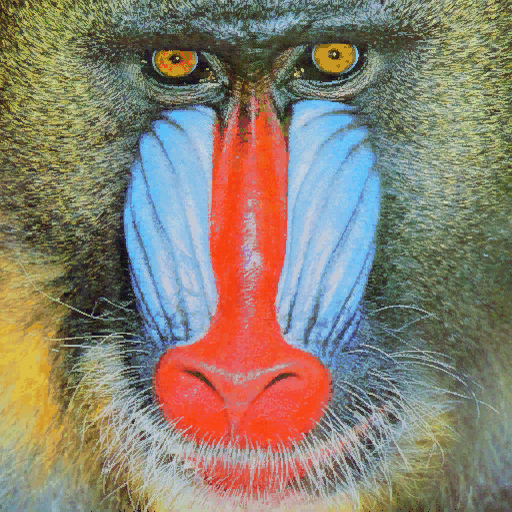
#> input picture mandril.jpg, 512 x 512 px
$ jupyter execute Tareas.ipynb   (older library calls are emulated)   (text cells are left out)
#> lines starting #> are read from the running program, lines starting #| are printed output that depends on the picture; after the words box and inside, x2 and y2 are one past the last pixel; in counts of white or black regions, pixels touching at a corner belong together; long printed decimals are rounded
[cell 1]
import cv2
import numpy as np
import matplotlib.pyplot as plt
from PIL import Image, ImageDraw, ImageFont, ImageFilter

[cell 2]
# El contenido de la imagen resultado de Canny, son valores 0 o 255
# Cuenta el número de píxeles blancos (255) por fila
# Suma los valores de los pixeles por fila
# Row
img = cv2.imread('mandril.jpg')
#> img is the input picture: shape (512, 512, 3); mean B, G, R 112.9, 128.5, 137.5
gris = cv2.cvtColor(img, cv2.COLOR_BGR2GRAY)
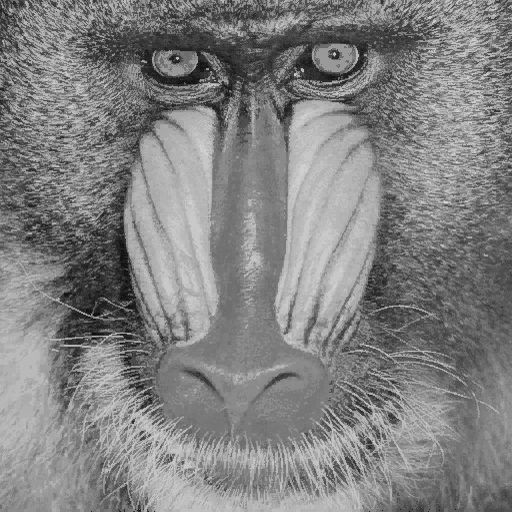
#> gris: shape (512, 512); min 6, max 220, mean 129.4
canny = cv2.Canny(gris, 100, 200)
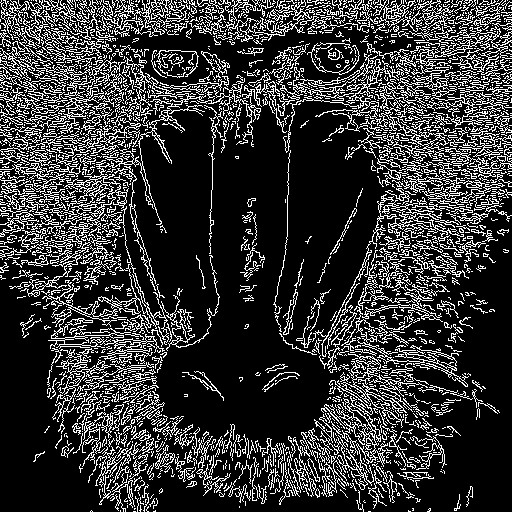
#> canny: shape (512, 512); 21.2% white in thin lines or dots
row_counts = cv2.reduce(canny, 1, cv2.REDUCE_SUM, dtype=cv2.CV_32SC1)
#> row_counts = 512 values, max 56100 at index 12, min 4335 at index 507, mean 27646.1

# Convierte el array de N arrays de 1 elemento en un array de N elementos
row_counts = row_counts.reshape((len(row_counts)))
# rows
rows = row_counts / (255 * canny.shape[0])
#> rows = 512 values, max 0.43 at index 12, min 0.0332 at index 507, mean 0.212

# Guardamos en 'maxfil' el valor máximo de blancos en para filas
maxfil = rows.max()
#> maxfil = 0.43
# Creamos un array para guardar las filas cuyo valor de blancos sea mayor que el 90% de 'maxfil'
max_rows_values = []
max_rows_indexes = []
for i in range(len(rows)):
    if rows[i] >= 0.9*maxfil:
        max_rows_values.append(float(rows[i]))
        max_rows_indexes.append(i)
#> after the loop, max_rows_indexes = [6, 12, 15, 20, 21, 88, 100]; max_rows_values = [0.396, 0.43, 0.398, 0.391, 0.393, 0.389, 0.414]
print(max_rows_values, max_rows_indexes)
#| [0.3965, 0.4297, 0.3984, 0.3906, 0.3926, 0.3887, 0.4141] [6, 12, 15, 20, 21, 88, 100]

# Muestra Canny
fig, (ax1, ax2, ax3)= plt.subplots(1, 3, figsize=(15, 4))
ax1.set_axis_off()
ax1.set_title("Canny")
ax1.imshow(canny, cmap='gray')

# Muestra píxeles blancos por filas
ax2.set_title("Respuesta de Canny")
ax2.set_xlabel("Filas")
ax2.set_ylabel("% píxeles")
ax2.axhline(maxfil*0.9, color='red')
ax2.plot(rows)
# Rango en x definido por las filas
ax2.set_xlim([0, len(row_counts)])

# Muestra valor de píxeles blancos mayores que el 90% de maxfil
ax3.set_title("Respuesta de Canny (+90%)")
ax3.set_xlabel("Filas")
ax3.set_ylabel("% píxeles")
ax3.axhline(maxfil*0.9, color='red')
x = np.array(max_rows_indexes)
#> x = [6, 12, 15, 20, 21, 88, 100]
y = np.array(max_rows_values)
#> y = [0.396, 0.43, 0.398, 0.391, 0.393, 0.389, 0.414]
ax3.plot(x, y, 'o')
#> figure, not shown here; panel 2: curve peaks at x = 12, y = 0.43

[cell 3]
# Gaussiana para suavizar la imagen original, eliminando altas frecuencias
img = cv2.imread('mandril.jpg')
gris = cv2.cvtColor(img, cv2.COLOR_BGR2GRAY)
ggris = cv2.GaussianBlur(gris, (3, 3), 0)

# Calcula en ambas direcciones (horizontal y vertical)
sobelx = cv2.Sobel(ggris, cv2.CV_64F, 1, 0)  # x
sobely = cv2.Sobel(ggris, cv2.CV_64F, 0, 1)  # y
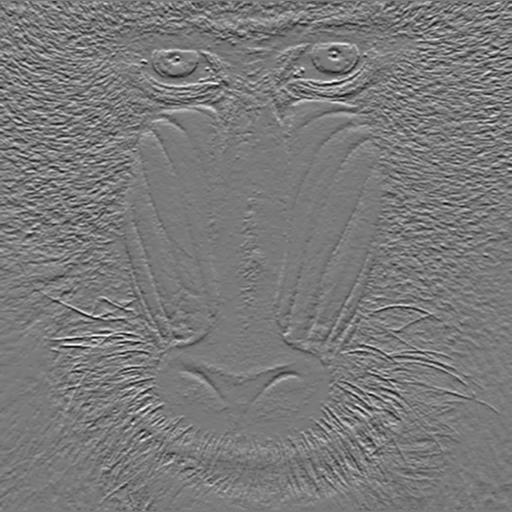
#> sobely: shape (512, 512) float64; min -384, max 418, mean 0.2; drawn with min black and max white
# Combina ambos resultados
sobel = cv2.add(sobelx, sobely)
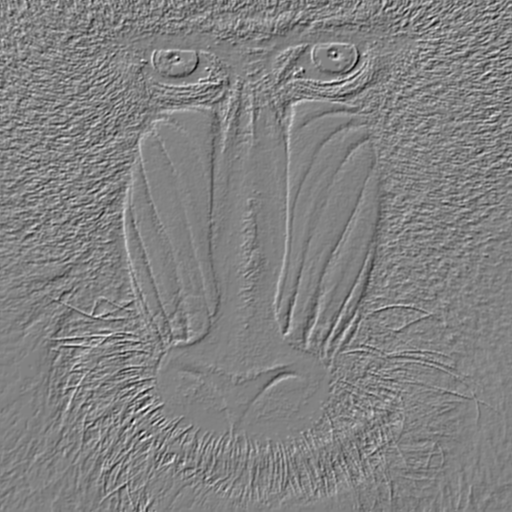
#> sobel: shape (512, 512) float64; min -594, max 570, mean -0.1; drawn with min black and max white

valor_umbral = 130

_, imagenUmbralizada = cv2.threshold(cv2.convertScaleAbs(sobel), valor_umbral, 255, cv2.THRESH_BINARY)
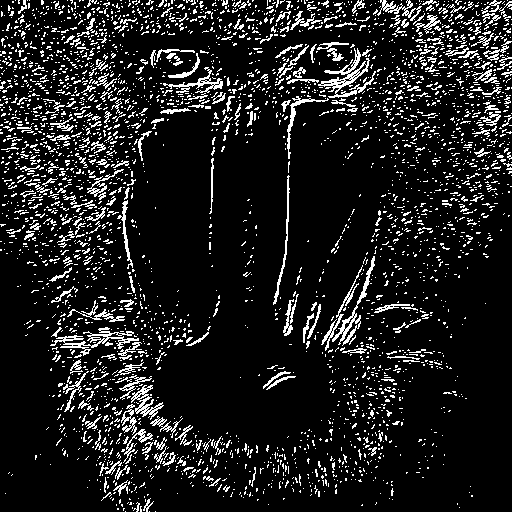
#> imagenUmbralizada: shape (512, 512); 11.9% white in thin lines or dots

# Mostramos Sobel
fig, (ax1, ax2, ax3)= plt.subplots(1, 3, figsize=(15, 4))
ax1.set_axis_off()
ax1.set_title("Sobel")
ax1.imshow(imagenUmbralizada, cmap='gray')

col_counts = cv2.reduce(imagenUmbralizada, 0, cv2.REDUCE_SUM, dtype=cv2.CV_32SC1)
cols = col_counts / (255 * imagenUmbralizada.shape[1])
cols = cols[0]
#> cols = 512 values, max 0.35 at index 288, min 0.0195 at index 262, mean 0.119

row_counts = cv2.reduce(imagenUmbralizada, 1, cv2.REDUCE_SUM, dtype=cv2.CV_32SC1)
#> row_counts = 512 values, max 41055 at index 82, min 1530 at index 497, mean 15538.6
row_counts = row_counts.reshape((len(row_counts)))
rows = row_counts / (255 * imagenUmbralizada.shape[0])
#> rows = 512 values, max 0.314 at index 82, min 0.0117 at index 497, mean 0.119

maxcol = cols.max()
#> maxcol = 0.35
maxfil = rows.max()
#> maxfil = 0.314

# Mostramos la cuenta de píxeles para las columnas
ax2.set_title("Píxeles por columnas")
ax2.set_xlabel("Columnas")
ax2.set_ylabel("% píxeles")
ax2.axhline(maxcol*0.9, color="red")
ax2.plot(cols)
# Rango en x definido por las columnas
ax2.set_xlim([0, len(cols)])

# Mostramos la cuenta de píxeles para las filas
ax3.set_title("Píxeles por filas")
ax3.set_xlabel("Filas")
ax3.set_ylabel("% píxeles")
ax3.axhline(maxfil*0.9, color="red")
ax3.plot(rows)
ax3.set_xlim([0, len(rows)])

# Creamos un array para guardar las filas cuyo valor de blancos sea mayor que el 90% de 'maxfil'
max_cols_values = []
max_cols_indexes = []
for i in range(len(cols)):
    if cols[i] >= 0.9*maxcol:
        max_cols_values.append(float(cols[i]))
        max_cols_indexes.append(i)
#> after the loop, max_cols_indexes = [288]; max_cols_values = [0.35]

max_rows_values = []
max_rows_indexes = []
for i in range(len(rows)):
    if rows[i] >= 0.9*maxfil:
        max_rows_values.append(float(rows[i]))
        max_rows_indexes.append(i)
#> after the loop, max_rows_indexes = [3, 4, 20, 51, 81, 82, 83]; max_rows_values = [0.303, 0.291, 0.291, 0.295, 0.297, 0.314, 0.301]

print(max_cols_values, max_cols_indexes)
#| [0.3496] [288]
print(max_rows_values, max_rows_indexes)
#| [0.3027, 0.291, 0.291, 0.2949, 0.2969, 0.3145, 0.3008] [3, 4, 20, 51, 81, 82, 83]

# Mostramos los gráficos para la cuenta por encima del 90%
fig, (ax1, ax2, ax3)= plt.subplots(1, 3, figsize=(15, 4))
sobel90 = cv2.cvtColor(imagenUmbralizada, cv2.COLOR_GRAY2BGR)
#> sobel90: shape (512, 512, 3); 11.9% white in thin lines or dots
for col_index in max_cols_indexes:
    pt1 = [col_index, 0]
    pt2 = [col_index, sobel90.shape[0]]
    cv2.line(sobel90, pt1, pt2, (0, 255, 0), 1)
#> this loop made 1 pass
#> (col_index, pt1, pt2) on pass 1: (288, [288, 0], [288, 512])
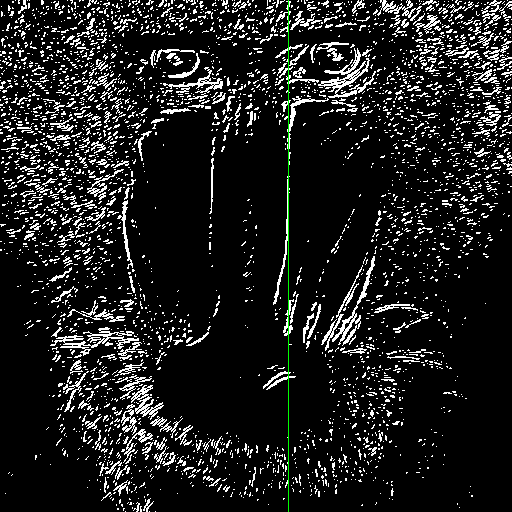
#> sobel90: shape (512, 512, 3); mean B, G, R 30.2, 30.7, 30.2
for row_index in max_rows_indexes:
    pt1 = [0, row_index]
    pt2 = [sobel90.shape[1], row_index]
    cv2.line(sobel90, pt1, pt2, (0, 0, 255), 1)
#> this loop made 7 passes
#> (row_index, pt1, pt2) on passes 1 to 7: (3, [0, 3], [512, 3]), (4, [0, 4], [512, 4]), (20, [0, 20], [512, 20]), (51, [0, 51], [512, 51]), (81, [0, 81], [512, 81]), (82, [0, 82], [512, 82]), (83, [0, 83], [512, 83])
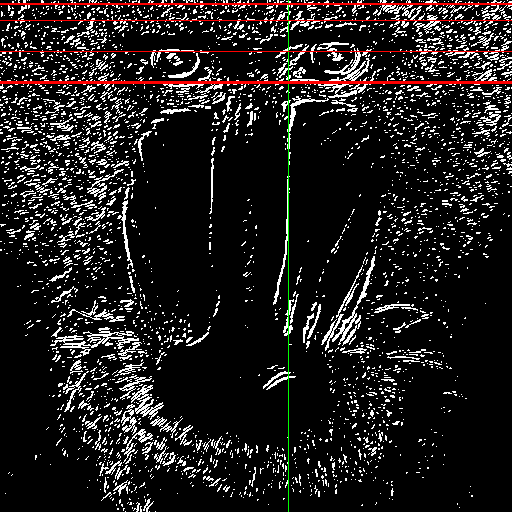
#> sobel90: shape (512, 512, 3); 1.37% of pixels changed, all inside (x1, y1, x2, y2) = (0, 3, 512, 84)


ax1.set_axis_off()
ax1.set_title("Sobel")
ax1.imshow(sobel90)

# Columnas
ax2.set_title("Píxeles por columnas (+90%)")
ax2.set_xlabel("Columnas")
ax2.set_ylabel("% píxeles")
ax2.axhline(maxcol*0.9, color='red')
x = np.array(max_cols_indexes)
#> x = [288]
y = np.array(max_cols_values)
#> y = [0.35]
ax2.plot(x, y, 'o')

# Filas
ax3.set_title("Píxeles por filas (+90%)")
ax3.set_xlabel("Filas")
ax3.set_ylabel("% píxeles")
ax3.axhline(maxfil*0.9, color='red')
x = np.array(max_rows_indexes)
#> x = [3, 4, 20, 51, 81, 82, 83]
y = np.array(max_rows_values)
#> y = [0.303, 0.291, 0.291, 0.295, 0.297, 0.314, 0.301]
ax3.plot(x, y, 'o')
#> figure, not shown here; panel 2: curve peaks at x = 288, y = 0.35; panel 3: curve peaks at x = 82, y = 0.314
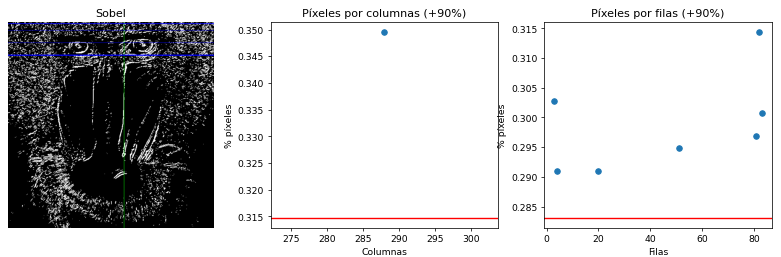
#> figure drawn by matplotlib, 3 panels

[cell 4]
import cv2

vid = cv2.VideoCapture(0)
modo = 0

while(True):
    # fotograma a fotograma
    ret, frame = vid.read()
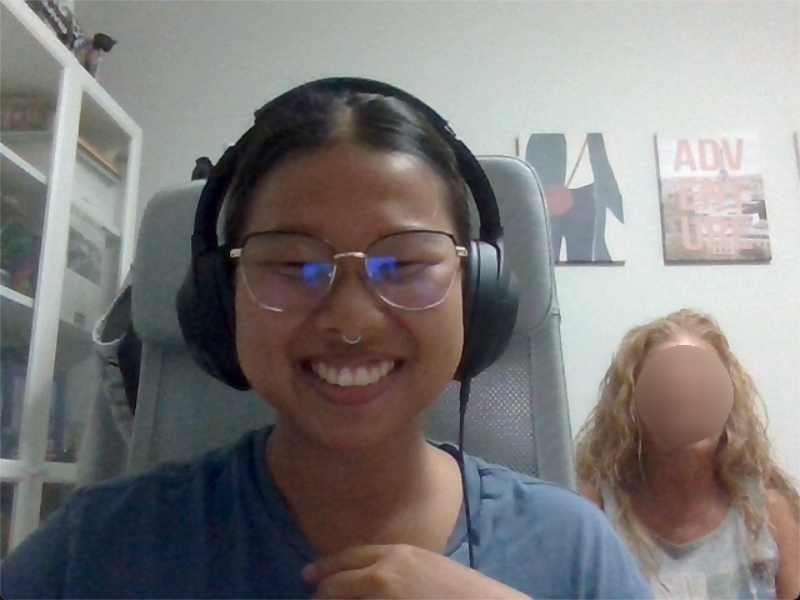
#> input picture Ejemplos/example4.png, 800 x 600 px, given in place of the camera
#> frame is the input picture: shape (600, 800, 3); mean B, G, R 122.2, 123.1, 126

    if not ret:
        break

    # Convertir a escala de grises
    gris = cv2.cvtColor(frame, cv2.COLOR_BGR2GRAY)
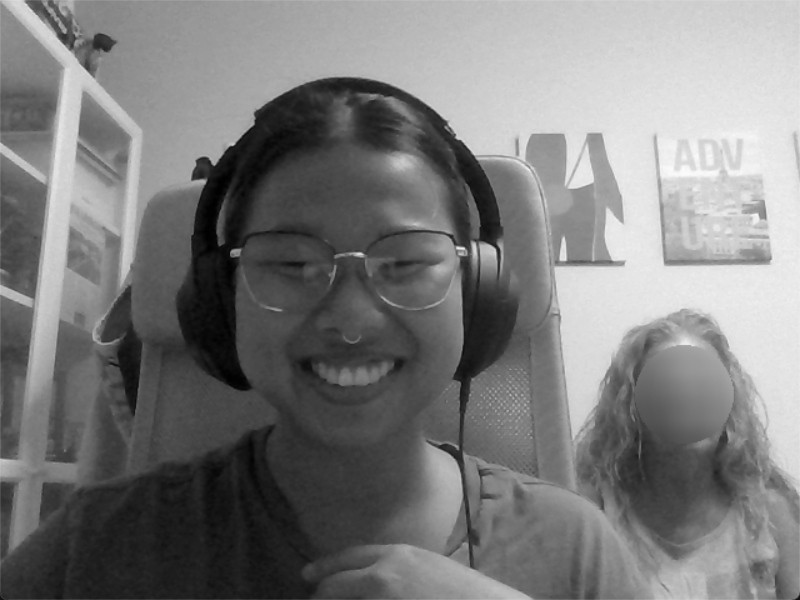
#> gris: shape (600, 800); min 1, max 251, mean 123.9

    if modo == 0:
        # Normal
        salida = frame.copy()

    elif modo == 1:
        # Umbralización
        _, salida = cv2.threshold(gris, 130, 255, cv2.THRESH_BINARY)

    elif modo == 2:
        # Sobel
        ggris = cv2.GaussianBlur(gris, (3, 3), 0)
        sobelx = cv2.Sobel(ggris, cv2.CV_64F, 1, 0)
        sobely = cv2.Sobel(ggris, cv2.CV_64F, 0, 1)
        sobel = cv2.convertScaleAbs(cv2.add(sobelx, sobely))
        salida = sobel

    elif modo == 3:
        # Pop art
        r = frame[:,:,2]
        g = frame[:,:,1]
        b = frame[:,:,0]

        frame[:,:,0] = b
        frame[:,:,1] = 255 - r
        frame[:,:,2] = 255 - g

        salida = frame


    # Mostrar la ventana
    cv2.imshow("Resultado", salida)

    key = cv2.waitKey(20)
#> (key Esc is pressed here)
    # Detenemos pulsando ESC
    if key == 27:
        break
    # Cambiamos entre modos, si pulsa d avanzo a la derecha
    # Si pulso a retrocedo
    elif key == ord('d'):
        modo = (modo + 1) % 4
    elif key == ord('a'):
        modo = (modo - 1) % 4

# Liberar el objeto de captura
vid.release()
# Destruye ventanas
cv2.destroyAllWindows()

[cell 5]
face_classifier = cv2.CascadeClassifier(cv2.data.haarcascades + 'haarcascade_frontalface_default.xml')

video_capture = cv2.VideoCapture(0)

back_sub = cv2.createBackgroundSubtractorMOG2(detectShadows=True)

def detectar_caras(vid, fg_mask):
    gray_image = cv2.cvtColor(vid, cv2.COLOR_BGR2GRAY)
    faces = face_classifier.detectMultiScale(gray_image, scaleFactor=1.1, minNeighbors=5)
    for (x, y, w, h) in faces:
        # Extraemos parte de la región de la cara detectada de fg_mask
        x0 = max(0, x + w//4)
        y0 = max(0, y + h//4)
        x1 = min(fg_mask.shape[1], x + 3*w//4)
        y1 = min(fg_mask.shape[0], y + 3*h//4)
        face_region = fg_mask[y0:y1, x0:x1]
        # Sacamos el ratio de píxeles de la cara que pertenecerían al fondo
        background_ratio = np.sum(face_region == 0) / face_region.size
        if face_region.size > 0 and background_ratio > 0.87:
            # Sacamos la región donde está la cara detectada
            roi = vid.copy()

            # Aplicamos Gaussian Blur
            blurred_roi = cv2.GaussianBlur(vid, (51, 51), 30)

            # Creamos elipse blanca sobre fondo negro para la máscara
            mask = np.zeros((vid.shape[0], vid.shape[1]), dtype=np.uint8)
            center = (x + (w//2), y + (h//2))
            cv2.ellipse(mask, center, (w//2, h//2), 0, 0, 360, 255, -1)

            # Hacemos máscara de 3 canales (de grises a color)
            mask3ch = cv2.cvtColor(mask, cv2.COLOR_GRAY2BGR)
            mask_normalized = mask3ch.astype(float) / 255

            # Reemplazamos la región original por la nueva
            vid[:] = (1 - mask_normalized) * vid + mask_normalized * blurred_roi

    return faces

frame_count = 0
while True:
    ret, frame = video_capture.read()
    if not ret:
        break

    # Sacamos el fondo y nos quedamos con la 'Foreground mask'
    fg_mask = back_sub.apply(frame)
#> fg_mask: shape (600, 800); every value is 127
    if frame_count > 30:  # Calibramos el modelo
        faces = detectar_caras(frame, fg_mask)

    frame_count += 1
    cv2.imshow('Video', frame)
    if cv2.waitKey(20) == 27:
#> (key Esc is pressed here)
        break

# Liberar el objeto de captura
video_capture.release()
# Destruye ventanas
cv2.destroyAllWindows()
